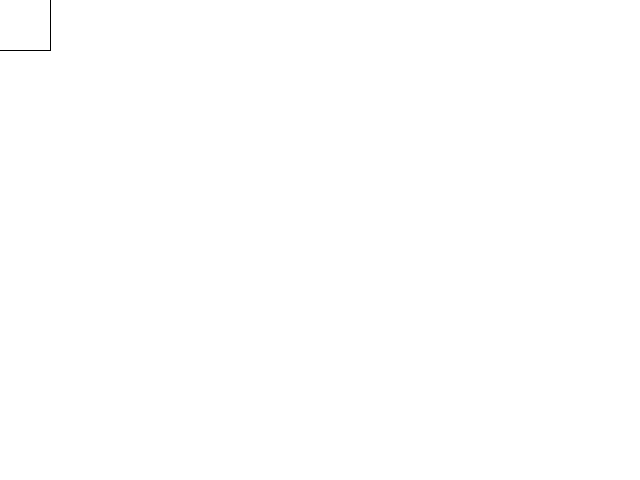
Frame 1 (no input)
Frame 60 (the mouse pressed at the canvas centre just before this capture): identical to frame 1, image omitted
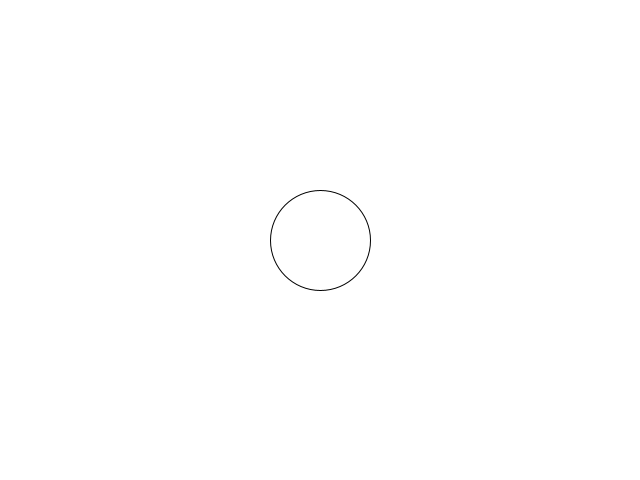
Frame 120 (the mouse held since frame 60 and released just before this capture)

The Processing sketch that drew these frames (run headless with seeded random() and noise(); from frame 60 on, the mouse is pressed at the canvas centre):

// Processing sketch: SimpleStateMachine
// ── SimpleStateMachine.pde
/* a very simple state machine with two states */

final int DRAW_RECT = 0;
final int DRAW_ELLIPSE = 1;
final int DRAW_TRIANGLE = 2;
int mState;
int mCounter;

void setup() {
  size(640, 480);
  noFill();
  rectMode(CENTER);
  mState = DRAW_RECT;
}

void draw() {
  background(255);

  switch (mState) {
  case DRAW_RECT:
    rect(mouseX, mouseY, 100, 100);
    break;
  case DRAW_ELLIPSE:
    ellipse(mouseX, mouseY, 100, 100);
    if (mCounter > 60) {
      mCounter = 0;
      mState = DRAW_TRIANGLE;
    }
    break;
  case DRAW_TRIANGLE:
    triangle(mouseX, mouseY - 50, mouseX + 50, mouseY + 50, mouseX - 50, mouseY + 50);
    if (mCounter > 60) {
      mCounter = 0;
      mState = DRAW_RECT;
    }
    break;
  }
  mCounter++;
}

void mousePressed() {
  mState = DRAW_ELLIPSE;
  mCounter = 0;
}
